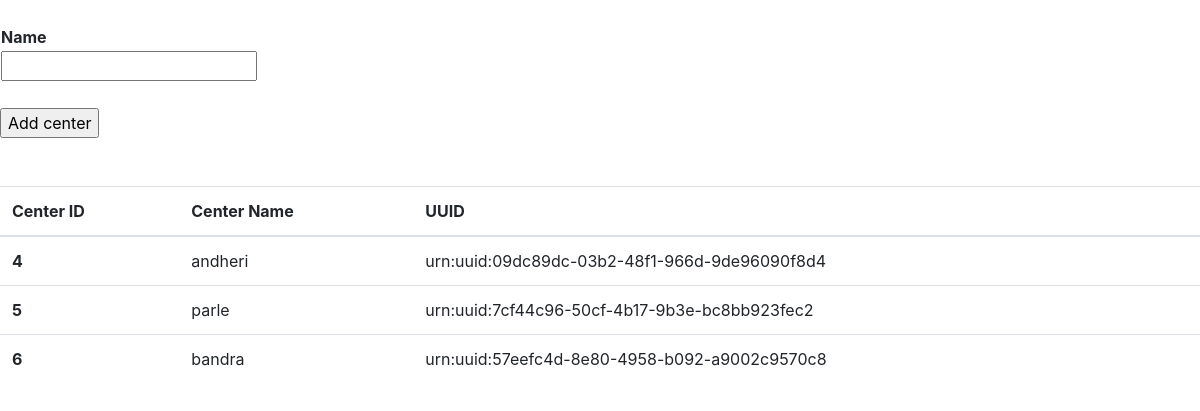
Page /centeradd (signed in) on the committed database.
### vaccine_app/models.py (models this page shows, shortened)
class CenterAdmin(models.Model):
    centerPrimaryKey = models.AutoField(primary_key=True)
    centerId = models.UUIDField(default=uuid.uuid4, editable=False, unique=True)
    district = models.ForeignKey(DistrictAdmin, on_delete=models.CASCADE, related_name="centerAdmin")
    name = models.CharField(max_length=255, unique=True)

### vaccine_app/views.py (the view)
# urls.py: path('centeradd',views.centeradd,name='centeradd'),
@login_required
def centeradd(request):
    dist = AccessControlListDistrict.objects.get(person = request.user)
    dist_ID = dist.districtID
    centers = CenterAdmin.objects.filter(district=dist_ID)
    return render(request,'loggedin_district.html',{'centers':centers})

### templates/loggedin_district.html (shortened to what this page needs)
<!DOCTYPE html>
<html lang="en">
<head>
    <link rel="stylesheet" href="https://stackpath.bootstrapcdn.com/bootstrap/4.1.3/css/bootstrap.min.css">
</head>
<body>
    {% block content %}
        <form action='/centeradd_upload' method="POST">
            <table>
                <tr>
                    <th>Name</th>
                </tr>
                <tr>
                    <td><input type="text" id="name" name="name" /></td>
                    <br>
                </tr>
                <tr>
                    <td></td>
                </tr>
            </table>
            <br>
            <input type="submit" id="add" value="Add center" />
        </form>
        <br><br>
        <table class="table">
            <thead>
              <tr>
                <th scope="col">Center ID</th>
                <th scope="col">Center Name</th>
                <th scope="col">UUID</th>
              </tr>
            </thead>
            <tbody>
            {% for center in centers %}
              <tr>
                <th scope="row">{{center.centerPrimaryKey}}</th>
                <td>{{center.name}}</td>
                <td>{{center.centerId.urn}}</td>
              </tr>
            {% endfor %}
            </tbody>
          </table>
    {% endblock content %}
</body>
</html>

### rows in the picture
CenterAdmin: centerPrimaryKey "4", name "andheri", centerId.urn "urn:uuid:09dc89dc-03b2-48f1-966d-9de96090f8d4"
CenterAdmin: centerPrimaryKey "5", name "parle", centerId.urn "urn:uuid:7cf44c96-50cf-4b17-9b3e-bc8bb923fec2"
CenterAdmin: centerPrimaryKey "6", name "bandra", centerId.urn "urn:uuid:57eefc4d-8e80-4958-b092-a9002c9570c8"
